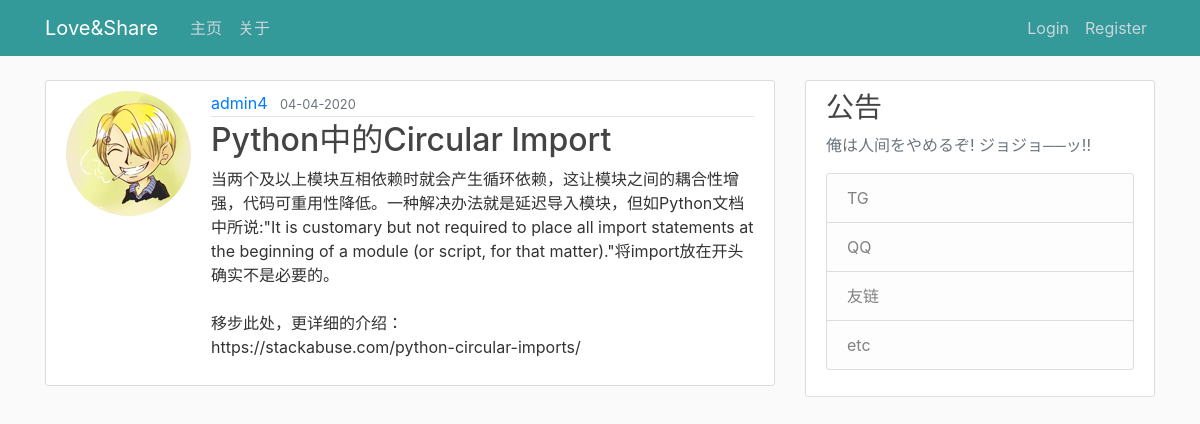
/post/10, run on the app's committed database.
### flaskblog/models.py (models this page shows, shortened)
class User(db.Model, UserMixin):
    __tablename__ = 'user'
    id = db.Column(db.Integer, primary_key=True)
    username = db.Column(db.String(20), unique=True, nullable=False)
    email = db.Column(db.String(120), unique=True, nullable=False)
    image_file = db.Column(db.String(20), nullable=False, default='default.jpg')
    password = db.Column(db.String(60), nullable=False)
    posts = db.relationship('Post', backref='author', lazy=True)

class Post(db.Model):
    __tablename__ = 'post'
    id = db.Column(db.Integer, primary_key=True)
    title = db.Column(db.String(100), nullable=False)
    date_posted = db.Column(db.DateTime, nullable=False, default=datetime.utcnow)
    content = db.Column(db.Text, nullable=False)
    user_id = db.Column(db.Integer, db.ForeignKey('user.id'), nullable=False)

### flaskblog/routes.py (the view)
@app.route('/post/<post_id>')
def post(post_id):
    post = Post.query.get_or_404(post_id)
    return render_template('post.html', title=post.title, post=post)

### flaskblog/templates/post.html (shortened to what this page needs)
{% extends "layout.html" %}
{% block content_main %}
    <article class="media content-section">
      <img class="rounded-circle account-img" src="{{ url_for('static', filename='profile_pictures/' + post.author.image_file) }}">
      <div class="media-body">
        <div class="article-metadata">
          <a class="mr-2" href="{{ url_for('user_posts', username=post.author.username) }}">{{ post.author.username }}</a>
          <small class="text-muted">{{ post.date_posted.strftime('%m-%d-%Y') }}</small>
        </div>
        <h2 class="article-title">{{ post.title }}</h2>
        <p class="article-content">{{ post.content }}</p>
      </div>
    </article>
{% endblock %}

### flaskblog/static/main.css (style rules this page uses)
body { background: #fafafa; color: #333333; margin-top: 5rem; }
h1, h2, h3, h4, h5, h6 { color: #444444; }
.content-section { background: #ffffff; padding: 10px 20px; border: 1px solid #dddddd; border-radius: 3px; margin-bottom: 20px; }
.article-title { color: #444444; }
.article-content { white-space: pre-line; }
.article-metadata { padding-bottom: 1px; margin-bottom: 4px; border-bottom: 1px solid #e3e3e3 }
.account-img { height: 125px; width: 125px; margin-right: 20px; margin-bottom: 16px; }

### data on the page
User: image_file (picture), author.username "admin4"
Post: date_posted "04-04-2020", title "Python中的Circular Import", content "当两个及以上模块互相依赖时就会产生循环依赖，这让模块之间的耦合性增强，代码可重用性降低。一种解决办法就是延迟导入模块，但如Python文档中所说:\"It is customary but not required to place all import statements at the beginning of a module (or script, for that matter).\"将import放在开头确实不是必要的。 移步此处，更详细的介绍： https://stackabuse.com/python-circular-imports/"
